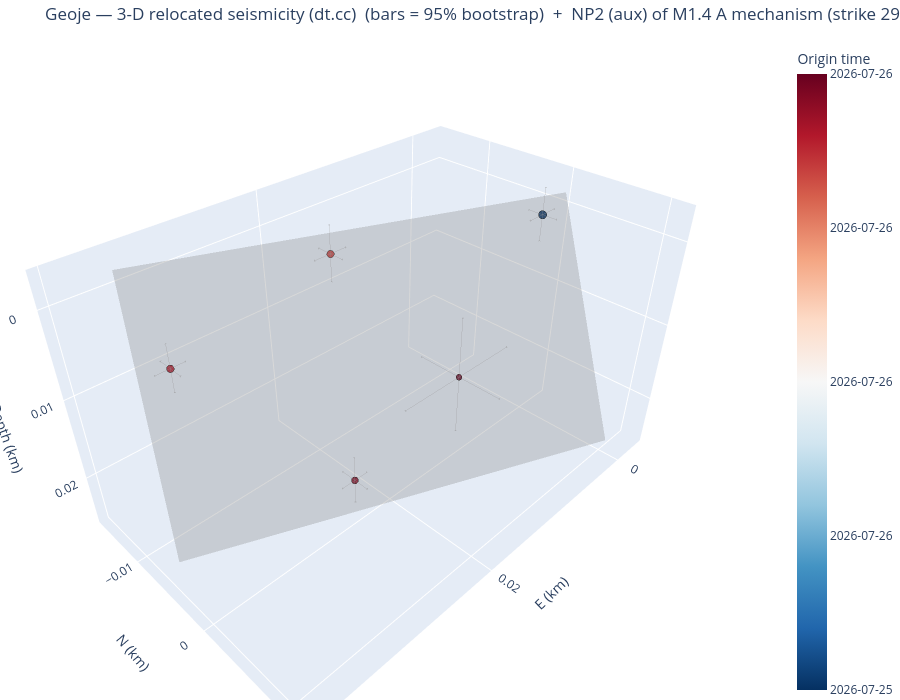

This figure's notebook cell:
### Markdown cell above
## 6. Seismicity in 3-D (interactive)

`plot_3d_plane` returns an **interactive plotly** 3-D view of the dt.cc hypocentres (relative E–N–depth km,
coloured by origin time, sized by magnitude) with the SVD best-fit fault plane overlaid as a translucent
patch — rotate/zoom to judge planarity and dip. (Interactivity is live in a running notebook; committed
notebooks are output-stripped, and a static export needs the optional `kaleido` package.)

### Code cell
fig3d = viz.plot_3d_plane(cfg, VELMODEL, frame_from=FRAME_FROM, mech_select=MECH_SELECT)
try:                                  # optional static export (needs kaleido); harmless if absent
    fig3d.write_image(f"/tmp/{CLUSTER}_3d.png", scale=2)
except Exception as _e:
    print("(static export skipped — install kaleido for a PNG; the figure is interactive in a live notebook)")
fig3d                                 # <- interactive in JupyterLab: drag to rotate, scroll to zoom

### Figure 1 — Plotly figure (JSON) as saved in the notebook; plotly's stock layout.template omitted (floating-point values rounded to 4 significant figures)
{"data": [{"error_x": {"array": [0.00185, 0.00185, 0.0015, 0.0015, 0.0071], "color": "rgba(80,80,80,0.5)", "thickness": 0.8, "type": "data", "width": 2}, "error_y": {"array": [0.00155, 0.00155, 0.00155, 0.0016, 0.004701], "color": "rgba(80,80,80,0.5)", "thickness": 0.8, "type": "data", "width": 2}, "error_z": {"array": [0.0031, 0.0033, 0.002951, 0.003201, 0.007454], "color": "rgba(80,80,80,0.5)", "thickness": 0.8, "type": "data", "width": 2}, "marker": {"color": [20660.0, 20660.0, 20660.0, 20660.0, 20660.0], "colorbar": {"ticktext": ["2026-07-25", "2026-07-26", "2026-07-26", "2026-07-26", "2026-07-26"], "tickvals": [20660.0, 20660.0, 20660.0, 20660.0, 20660.0], "title": {"text": "Origin time"}}, "colorscale": [[0, "rgb(5,48,97)"], [0.1, "rgb(33,102,172)"], [0.2, "rgb(67,147,195)"], [0.3, "rgb(146,197,222)"], [0.4, "rgb(209,229,240)"], [0.5, "rgb(247,247,247)"], [0.6, "rgb(253,219,199)"], [0.7, "rgb(244,165,130)"], [0.8, "rgb(214,96,77)"], [0.9, "rgb(178,24,43)"], [1, "rgb(103,0,31)"]], "line": {"color": "black", "width": 0.5}, "opacity": 0.95, "size": [9.6, 8.4, 8.8, 8.0, 6.8]}, "mode": "markers", "name": "Hypocentres", "text": ["200000  M1.4", "200001  M1.1", "200002  M1.2", "200003  M1.0", "200004  M0.7"], "type": "scatter3d", "x": [0.0, 0.0171, 0.0327, 0.0231, 0.0119], "y": [0.0, -0.0104, -0.0136, -0.0014, 0.0009], "z": [0.0, 0.0019, 0.0093, 0.0223, 0.0141]}, {"color": "gray", "hoverinfo": "name", "i": [0, 0], "j": [1, 3], "k": [3, 2], "name": "NP2 (aux) of M1.4 A mechanism 293/64", "opacity": 0.3, "showscale": false, "type": "mesh3d", "x": [0.001786, -0.002931, 0.03957, 0.03485], "y": [0.0114, 0.0003504, -0.004731, -0.01578], "z": [0.02272, -0.001683, 0.02272, -0.001683]}], "layout": {"height": 700, "margin": {"b": 0, "l": 0, "r": 0, "t": 40}, "scene": {"aspectmode": "data", "xaxis": {"title": {"text": "E (km)"}}, "yaxis": {"title": {"text": "N (km)"}}, "zaxis": {"autorange": "reversed", "title": {"text": "Depth (km)"}}}, "title": {"text": "Geoje — 3-D relocated seismicity (dt.cc)  (bars = 95% bootstrap)  +  NP2 (aux) of M1.4 A mechanism (strike 293°, dip 64°)"}}}
